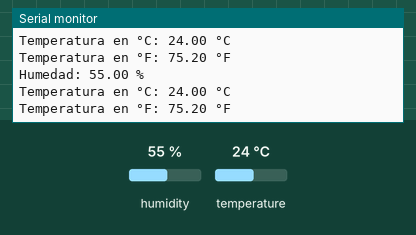
Recording of a sketch running on a simulated ESP32. Parts: the last lines printed to the serial monitor. The test bench sets the inputs (shaded band); at power-on: humidity 55 %, temperature 24 °C. Nothing arrives over Bluetooth unless stated.

Above: at 5.3 s.
5.4 s: humidity set to 22 %
At 8.2 s:
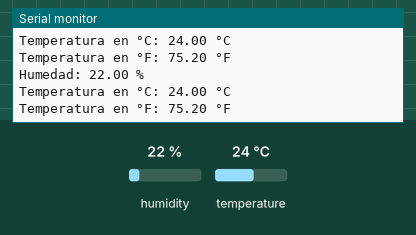
9.0 s: temperature set to 12 °C
At 11.0 s:
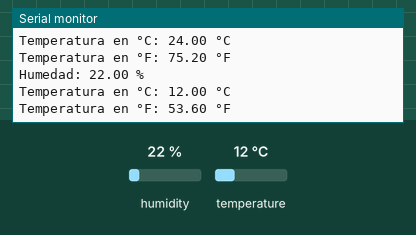
12.6 s: humidity set to 40 %
At 15.4 s:
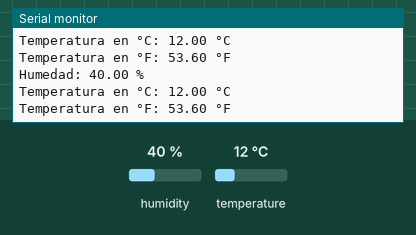
Timing chart, 0 to 16.9 s (numbered marks = the images above; inputs shaded):
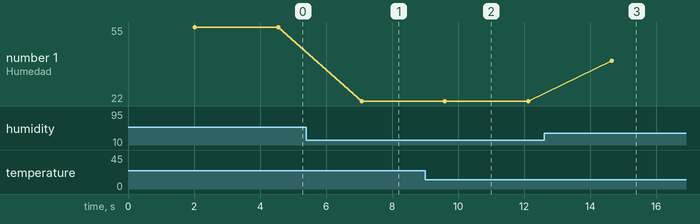

Measured:
- after the input at 5.4 s, the serial monitor: prints a new line after 1.7 s (image 1)
- after the input at 9.0 s, the serial monitor: prints a new line after 0.60 s (image 2)
- after the input at 12.6 s, the serial monitor: prints a new line after 2.0 s (image 3)
- plotted number 1: 55 → 22 after the input at 5.4 s, 22 → 40 after the input at 12.6 s

The sketch:

Practica1Arduino.ino
```cpp
#include "BluetoothSerial.h"

#include <DHT.h>
#define pin 32
BluetoothSerial conexion;
#define DHTTYPE DHT11
DHT dht(pin,DHTTYPE);
void setup() {
  // put your setup code here, to run once:
  Serial.begin(115200);
  conexion.begin("ESPLIZ");
  dht.begin();
}

void loop() {
  delay(2000);  // Espera entre lecturas (mínimo 2 segundos para DHT11)

  float h = dht.readHumidity();
  float t = dht.readTemperature();
  float tf = dht.readTemperature(true);


  Serial.print("Humedad: ");
  Serial.print(h);
  Serial.println(" %");

  Serial.print("Temperatura en °C: ");
  Serial.print(t);
  Serial.println(" °C");

  Serial.print("Temperatura en °F: ");
  Serial.print(tf);
  Serial.println(" °F");

  conexion.println("hola mundo");
  delay(500);
}
```
